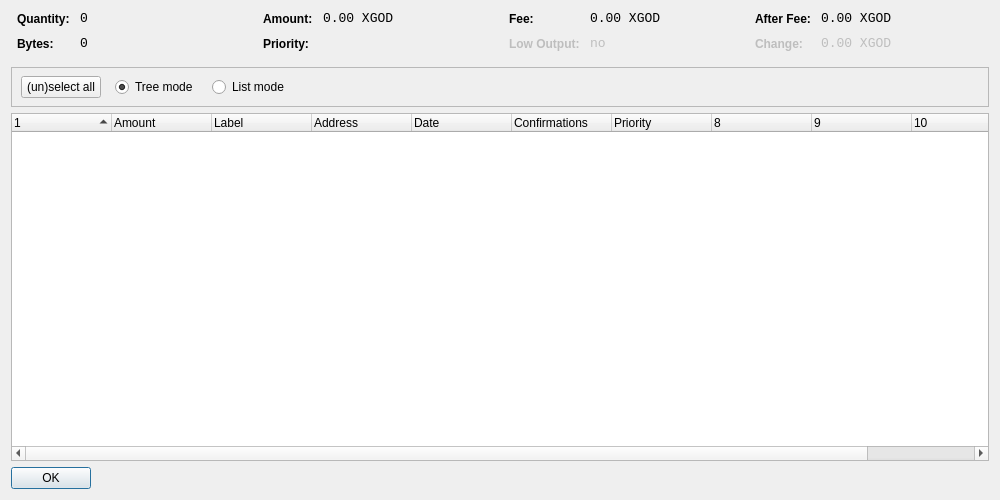
<?xml version="1.0" encoding="UTF-8"?>
<ui version="4.0">
 <class>CoinControlDialog</class>
 <widget class="QDialog" name="CoinControlDialog">
  <property name="geometry">
   <rect>
    <x>0</x>
    <y>0</y>
    <width>1000</width>
    <height>500</height>
   </rect>
  </property>
  <property name="windowTitle">
   <string>Coin Control</string>
  </property>
  <layout class="QVBoxLayout" name="verticalLayout">
   <item>
    <layout class="QHBoxLayout" name="horizontalLayoutTop" stretch="0,0,0,0">
     <property name="topMargin">
      <number>0</number>
     </property>
     <property name="bottomMargin">
      <number>10</number>
     </property>
     <item>
      <layout class="QFormLayout" name="formLayoutCoinControl1">
       <property name="horizontalSpacing">
        <number>10</number>
       </property>
       <property name="verticalSpacing">
        <number>10</number>
       </property>
       <property name="leftMargin">
        <number>6</number>
       </property>
       <property name="rightMargin">
        <number>6</number>
       </property>
       <item row="0" column="0">
        <widget class="QLabel" name="labelCoinControlQuantityText">
         <property name="styleSheet">
          <string notr="true">font-weight:bold;</string>
         </property>
         <property name="text">
          <string>Quantity:</string>
         </property>
        </widget>
       </item>
       <item row="0" column="1">
        <widget class="QLabel" name="labelCoinControlQuantity">
         <property name="font">
          <font>
           <family>Monospace</family>
           <pointsize>10</pointsize>
          </font>
         </property>
         <property name="cursor">
          <cursorShape>IBeamCursor</cursorShape>
         </property>
         <property name="contextMenuPolicy">
          <enum>Qt::ActionsContextMenu</enum>
         </property>
         <property name="text">
          <string notr="true">0</string>
         </property>
         <property name="textInteractionFlags">
          <set>Qt::LinksAccessibleByMouse|Qt::TextSelectableByKeyboard|Qt::TextSelectableByMouse</set>
         </property>
        </widget>
       </item>
       <item row="1" column="0">
        <widget class="QLabel" name="labelCoinControlBytesText">
         <property name="styleSheet">
          <string notr="true">font-weight:bold;</string>
         </property>
         <property name="text">
          <string>Bytes:</string>
         </property>
        </widget>
       </item>
       <item row="1" column="1">
        <widget class="QLabel" name="labelCoinControlBytes">
         <property name="font">
          <font>
           <family>Monospace</family>
           <pointsize>10</pointsize>
          </font>
         </property>
         <property name="cursor">
          <cursorShape>IBeamCursor</cursorShape>
         </property>
         <property name="contextMenuPolicy">
          <enum>Qt::ActionsContextMenu</enum>
         </property>
         <property name="text">
          <string notr="true">0</string>
         </property>
         <property name="textInteractionFlags">
          <set>Qt::LinksAccessibleByMouse|Qt::TextSelectableByKeyboard|Qt::TextSelectableByMouse</set>
         </property>
        </widget>
       </item>
      </layout>
     </item>
     <item>
      <layout class="QFormLayout" name="formLayoutCoinControl2">
       <property name="horizontalSpacing">
        <number>10</number>
       </property>
       <property name="verticalSpacing">
        <number>10</number>
       </property>
       <property name="leftMargin">
        <number>6</number>
       </property>
       <property name="rightMargin">
        <number>6</number>
       </property>
       <item row="0" column="0">
        <widget class="QLabel" name="labelCoinControlAmountText">
         <property name="styleSheet">
          <string notr="true">font-weight:bold;</string>
         </property>
         <property name="text">
          <string>Amount:</string>
         </property>
        </widget>
       </item>
       <item row="0" column="1">
        <widget class="QLabel" name="labelCoinControlAmount">
         <property name="font">
          <font>
           <family>Monospace</family>
           <pointsize>10</pointsize>
          </font>
         </property>
         <property name="cursor">
          <cursorShape>IBeamCursor</cursorShape>
         </property>
         <property name="contextMenuPolicy">
          <enum>Qt::ActionsContextMenu</enum>
         </property>
         <property name="text">
          <string notr="true">0.00 XGOD</string>
         </property>
         <property name="textInteractionFlags">
          <set>Qt::LinksAccessibleByMouse|Qt::TextSelectableByKeyboard|Qt::TextSelectableByMouse</set>
         </property>
        </widget>
       </item>
       <item row="1" column="0">
        <widget class="QLabel" name="labelCoinControlPriorityText">
         <property name="styleSheet">
          <string notr="true">font-weight:bold;</string>
         </property>
         <property name="text">
          <string>Priority:</string>
         </property>
        </widget>
       </item>
       <item row="1" column="1">
        <widget class="QLabel" name="labelCoinControlPriority">
         <property name="font">
          <font>
           <family>Monospace</family>
           <pointsize>10</pointsize>
          </font>
         </property>
         <property name="cursor">
          <cursorShape>IBeamCursor</cursorShape>
         </property>
         <property name="contextMenuPolicy">
          <enum>Qt::ActionsContextMenu</enum>
         </property>
         <property name="text">
          <string/>
         </property>
         <property name="textInteractionFlags">
          <set>Qt::LinksAccessibleByMouse|Qt::TextSelectableByKeyboard|Qt::TextSelectableByMouse</set>
         </property>
        </widget>
       </item>
      </layout>
     </item>
     <item>
      <layout class="QFormLayout" name="formLayoutCoinControl3">
       <property name="horizontalSpacing">
        <number>10</number>
       </property>
       <property name="verticalSpacing">
        <number>10</number>
       </property>
       <property name="leftMargin">
        <number>6</number>
       </property>
       <property name="rightMargin">
        <number>6</number>
       </property>
       <item row="0" column="0">
        <widget class="QLabel" name="labelCoinControlFeeText">
         <property name="styleSheet">
          <string notr="true">font-weight:bold;</string>
         </property>
         <property name="text">
          <string>Fee:</string>
         </property>
        </widget>
       </item>
       <item row="0" column="1">
        <widget class="QLabel" name="labelCoinControlFee">
         <property name="font">
          <font>
           <family>Monospace</family>
           <pointsize>10</pointsize>
          </font>
         </property>
         <property name="cursor">
          <cursorShape>IBeamCursor</cursorShape>
         </property>
         <property name="contextMenuPolicy">
          <enum>Qt::ActionsContextMenu</enum>
         </property>
         <property name="text">
          <string notr="true">0.00 XGOD</string>
         </property>
         <property name="textInteractionFlags">
          <set>Qt::LinksAccessibleByMouse|Qt::TextSelectableByKeyboard|Qt::TextSelectableByMouse</set>
         </property>
        </widget>
       </item>
       <item row="1" column="0">
        <widget class="QLabel" name="labelCoinControlLowOutputText">
         <property name="enabled">
          <bool>false</bool>
         </property>
         <property name="styleSheet">
          <string notr="true">font-weight:bold;</string>
         </property>
         <property name="text">
          <string>Low Output:</string>
         </property>
        </widget>
       </item>
       <item row="1" column="1">
        <widget class="QLabel" name="labelCoinControlLowOutput">
         <property name="enabled">
          <bool>false</bool>
         </property>
         <property name="font">
          <font>
           <family>Monospace</family>
           <pointsize>10</pointsize>
          </font>
         </property>
         <property name="cursor">
          <cursorShape>IBeamCursor</cursorShape>
         </property>
         <property name="contextMenuPolicy">
          <enum>Qt::ActionsContextMenu</enum>
         </property>
         <property name="text">
          <string notr="true">no</string>
         </property>
         <property name="textInteractionFlags">
          <set>Qt::LinksAccessibleByMouse|Qt::TextSelectableByKeyboard|Qt::TextSelectableByMouse</set>
         </property>
        </widget>
       </item>
      </layout>
     </item>
     <item>
      <layout class="QFormLayout" name="formLayoutCoinControl4">
       <property name="horizontalSpacing">
        <number>10</number>
       </property>
       <property name="verticalSpacing">
        <number>10</number>
       </property>
       <property name="leftMargin">
        <number>6</number>
       </property>
       <property name="rightMargin">
        <number>6</number>
       </property>
       <item row="0" column="0">
        <widget class="QLabel" name="labelCoinControlAfterFeeText">
         <property name="styleSheet">
          <string notr="true">font-weight:bold;</string>
         </property>
         <property name="text">
          <string>After Fee:</string>
         </property>
        </widget>
       </item>
       <item row="0" column="1">
        <widget class="QLabel" name="labelCoinControlAfterFee">
         <property name="font">
          <font>
           <family>Monospace</family>
           <pointsize>10</pointsize>
          </font>
         </property>
         <property name="cursor">
          <cursorShape>IBeamCursor</cursorShape>
         </property>
         <property name="contextMenuPolicy">
          <enum>Qt::ActionsContextMenu</enum>
         </property>
         <property name="text">
          <string notr="true">0.00 XGOD</string>
         </property>
         <property name="textInteractionFlags">
          <set>Qt::LinksAccessibleByMouse|Qt::TextSelectableByKeyboard|Qt::TextSelectableByMouse</set>
         </property>
        </widget>
       </item>
       <item row="1" column="0">
        <widget class="QLabel" name="labelCoinControlChangeText">
         <property name="enabled">
          <bool>false</bool>
         </property>
         <property name="styleSheet">
          <string notr="true">font-weight:bold;</string>
         </property>
         <property name="text">
          <string>Change:</string>
         </property>
        </widget>
       </item>
       <item row="1" column="1">
        <widget class="QLabel" name="labelCoinControlChange">
         <property name="enabled">
          <bool>false</bool>
         </property>
         <property name="font">
          <font>
           <family>Monospace</family>
           <pointsize>10</pointsize>
          </font>
         </property>
         <property name="cursor">
          <cursorShape>IBeamCursor</cursorShape>
         </property>
         <property name="contextMenuPolicy">
          <enum>Qt::ActionsContextMenu</enum>
         </property>
         <property name="text">
          <string notr="true">0.00 XGOD</string>
         </property>
         <property name="textInteractionFlags">
          <set>Qt::LinksAccessibleByMouse|Qt::TextSelectableByKeyboard|Qt::TextSelectableByMouse</set>
         </property>
        </widget>
       </item>
      </layout>
     </item>
    </layout>
   </item>
   <item>
    <widget class="QFrame" name="frame">
     <property name="minimumSize">
      <size>
       <width>0</width>
       <height>40</height>
      </size>
     </property>
     <property name="frameShape">
      <enum>QFrame::StyledPanel</enum>
     </property>
     <property name="frameShadow">
      <enum>QFrame::Sunken</enum>
     </property>
     <widget class="QWidget" name="horizontalLayoutWidget">
      <property name="geometry">
       <rect>
        <x>10</x>
        <y>0</y>
        <width>781</width>
        <height>41</height>
       </rect>
      </property>
      <layout class="QHBoxLayout" name="horizontalLayoutPanel" stretch="0,0,0,0">
       <property name="spacing">
        <number>14</number>
       </property>
       <item>
        <widget class="QPushButton" name="pushButtonSelectAll">
         <property name="sizePolicy">
          <sizepolicy hsizetype="Maximum" vsizetype="Fixed">
           <horstretch>0</horstretch>
           <verstretch>0</verstretch>
          </sizepolicy>
         </property>
         <property name="text">
          <string>(un)select all</string>
         </property>
        </widget>
       </item>
       <item>
        <widget class="QRadioButton" name="radioTreeMode">
         <property name="sizePolicy">
          <sizepolicy hsizetype="Maximum" vsizetype="Fixed">
           <horstretch>0</horstretch>
           <verstretch>0</verstretch>
          </sizepolicy>
         </property>
         <property name="text">
          <string>Tree mode</string>
         </property>
         <property name="checked">
          <bool>true</bool>
         </property>
        </widget>
       </item>
       <item>
        <widget class="QRadioButton" name="radioListMode">
         <property name="sizePolicy">
          <sizepolicy hsizetype="Maximum" vsizetype="Fixed">
           <horstretch>0</horstretch>
           <verstretch>0</verstretch>
          </sizepolicy>
         </property>
         <property name="text">
          <string>List mode</string>
         </property>
        </widget>
       </item>
       <item>
        <spacer name="horizontalSpacer">
         <property name="orientation">
          <enum>Qt::Horizontal</enum>
         </property>
         <property name="sizeHint" stdset="0">
          <size>
           <width>40</width>
           <height>20</height>
          </size>
         </property>
        </spacer>
       </item>
      </layout>
     </widget>
    </widget>
   </item>
   <item>
    <widget class="CoinControlTreeWidget" name="treeWidget">
     <property name="contextMenuPolicy">
      <enum>Qt::CustomContextMenu</enum>
     </property>
     <property name="sortingEnabled">
      <bool>false</bool>
     </property>
     <property name="columnCount">
      <number>11</number>
     </property>
     <attribute name="headerShowSortIndicator" stdset="0">
      <bool>true</bool>
     </attribute>
     <attribute name="headerStretchLastSection">
      <bool>false</bool>
     </attribute>
     <column>
      <property name="text">
       <string/>
      </property>
     </column>
     <column>
      <property name="text">
       <string>Amount</string>
      </property>
     </column>
     <column>
      <property name="text">
       <string>Label</string>
      </property>
     </column>
     <column>
      <property name="text">
       <string>Address</string>
      </property>
     </column>
     <column>
      <property name="text">
       <string>Date</string>
      </property>
     </column>
     <column>
      <property name="text">
       <string>Confirmations</string>
      </property>
      <property name="toolTip">
       <string>Confirmed</string>
      </property>
     </column>
     <column>
      <property name="text">
       <string>Priority</string>
      </property>
     </column>
     <column>
      <property name="text">
       <string/>
      </property>
     </column>
     <column>
      <property name="text">
       <string/>
      </property>
     </column>
     <column>
      <property name="text">
       <string/>
      </property>
     </column>
     <column>
      <property name="text">
       <string/>
      </property>
     </column>
    </widget>
   </item>
   <item>
    <widget class="QDialogButtonBox" name="buttonBox">
     <property name="sizePolicy">
      <sizepolicy hsizetype="Maximum" vsizetype="Fixed">
       <horstretch>0</horstretch>
       <verstretch>0</verstretch>
      </sizepolicy>
     </property>
     <property name="orientation">
      <enum>Qt::Horizontal</enum>
     </property>
     <property name="standardButtons">
      <set>QDialogButtonBox::Ok</set>
     </property>
    </widget>
   </item>
  </layout>
 </widget>
 <customwidgets>
  <customwidget>
   <class>CoinControlTreeWidget</class>
   <extends>QTreeWidget</extends>
   <header>coincontroltreewidget.h</header>
  </customwidget>
 </customwidgets>
 <resources/>
 <connections/>
</ui>
